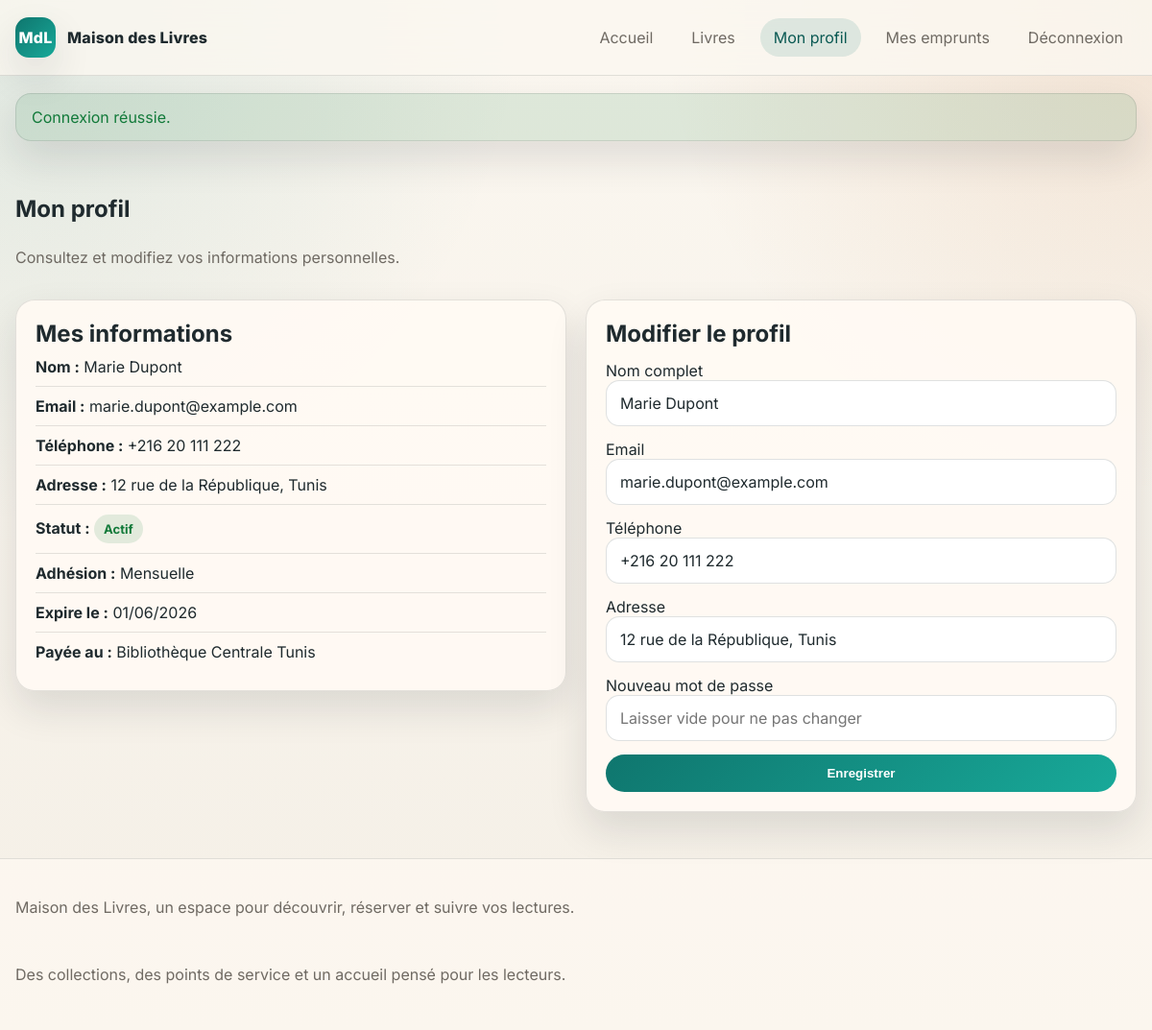
The app's page /profile.php (signed in) with its own data.
### tables this page shows
CREATE TABLE users (
    id INT UNSIGNED AUTO_INCREMENT PRIMARY KEY,
    full_name VARCHAR(150) NOT NULL,
    email VARCHAR(190) NOT NULL UNIQUE,
    phone VARCHAR(30) NOT NULL,
    password VARCHAR(255) NOT NULL,
    address VARCHAR(255) DEFAULT NULL,
    status ENUM('active', 'inactive') NOT NULL DEFAULT 'active',
    role ENUM('user', 'admin') NOT NULL DEFAULT 'user',
    membership_type ENUM('none', 'monthly', 'yearly') NOT NULL DEFAULT 'none',
    membership_paid_at DATE DEFAULT NULL,
    membership_expires_at DATE DEFAULT NULL,
    membership_branch_id INT UNSIGNED DEFAULT NULL,
    created_at TIMESTAMP DEFAULT CURRENT_TIMESTAMP,
    updated_at TIMESTAMP NULL DEFAULT NULL ON UPDATE CURRENT_TIMESTAMP
);

CREATE TABLE bibliotheques (
    id INT UNSIGNED AUTO_INCREMENT PRIMARY KEY,
    nom VARCHAR(150) NOT NULL,
    adresse VARCHAR(255) NOT NULL,
    ville VARCHAR(120) NOT NULL,
    telephone VARCHAR(30) DEFAULT NULL,
    description TEXT DEFAULT NULL,
    latitude DECIMAL(10,7) NOT NULL,
    longitude DECIMAL(10,7) NOT NULL,
    created_at TIMESTAMP DEFAULT CURRENT_TIMESTAMP,
    updated_at TIMESTAMP NULL DEFAULT NULL ON UPDATE CURRENT_TIMESTAMP
);

### app/config/Database.php (called while the page is built)
<?php
class Database
{
    private static ?PDO $connection = null;
    public static function getConnection(): PDO
    {
        if (self::$connection === null) {
            $host = getenv('DB_HOST') ?: 'localhost';
            $name = getenv('DB_NAME') ?: 'library_management';
            $user = getenv('DB_USER') ?: 'root';
            $pass = getenv('DB_PASS') ?: '';
            $port = getenv('DB_PORT') ?: '3306';
            $dsn = 'mysql:host=' . $host . ';port=' . $port . ';dbname=' . $name . ';charset=utf8mb4';
            self::$connection = new PDO($dsn, $user, $pass, [
                PDO::ATTR_ERRMODE => PDO::ERRMODE_EXCEPTION,
                PDO::ATTR_DEFAULT_FETCH_MODE => PDO::FETCH_ASSOC,
                PDO::ATTR_EMULATE_PREPARES => false,
            ]);
        }
        return self::$connection;
    }
}

### app/core/Model.php (called while the page is built, shortened)
<?php
abstract class Model
{
    protected PDO $db;
    public function __construct()
    {
        $this->db = Database::getConnection();
    }
    protected function execute(string $sql, array $params = []): PDOStatement
    {
        $statement = $this->db->prepare($sql);
        $statement->execute($params);
        return $statement;
    }
    protected function fetchOne(string $sql, array $params = []): array|false
    {
        return $this->execute($sql, $params)->fetch();
    }
}

### app/models/User.php (called while the page is built, shortened)
<?php
class User extends Model
{
    private string $fullName = '';
    private string $email = '';
    private string $phone = '';
    private string $address = '';
    private string $status = 'active';
    private string $membershipType = 'none';
    private ?string $membershipExpiresAt = null;
    private string $membershipBranchName = '';
    private function hydrate(array $data): void
    {
        $this->fullName = $data['full_name'] ?? '';
        $this->email = $data['email'] ?? '';
        $this->phone = $data['phone'] ?? '';
        $this->address = $data['address'] ?? '';
        $this->status = $data['status'] ?? 'active';
        $this->membershipType = $data['membership_type'] ?? 'none';
        $this->membershipExpiresAt = $data['membership_expires_at'] ?? null;
        $this->membershipBranchName = $data['membership_branch_name'] ?? '';
    }
    public function getFullName(): string { return $this->fullName; }
    public function getEmail(): string { return $this->email; }
    public function getPhone(): string { return $this->phone; }
    public function getAddress(): string { return $this->address; }
    public function getStatus(): string { return $this->status; }
    public function getMembershipType(): string { return $this->membershipType; }
    public function getMembershipExpiresAt(): ?string { return $this->membershipExpiresAt; }
    public function getMembershipBranchName(): string { return $this->membershipBranchName; }
    protected function hydrateRow(array $row): User
    {
        return new User($row);
    }
    public function findWithMembership(int $id): ?User
    {
        $row = $this->fetchOne(
            'SELECT u.*, b.nom AS membership_branch_name
             FROM users u
             LEFT JOIN bibliotheques b ON b.id = u.membership_branch_id
             WHERE u.id = :id
             LIMIT 1',
            ['id' => $id]
        );
        return $row ? $this->hydrateRow($row) : null;
    }
}

### app/core/helpers.php (called while the page is built, shortened)
<?php
if (!function_exists('e')) {
    function e(mixed $value): string
    {
        return htmlspecialchars((string) $value, ENT_QUOTES, 'UTF-8');
    }
}
if (!function_exists('format_date_fr')) {
    function format_date_fr(?string $date): string
    {
        $timestamp = strtotime($date);
        return date('d/m/Y', $timestamp);
    }
}
if (!function_exists('badge_class')) {
    function badge_class(string $status): string
    {
        return match ($status) {
            'confirmed', 'active', 'available', 'returned' => 'badge-success',
            'pending' => 'badge-warning',
            'cancelled', 'inactive', 'unavailable' => 'badge-danger',
            default => 'badge-info',
        };
    }
}
if (!function_exists('status_label')) {
    function status_label(string $status): string
    {
        return match ($status) {
            'confirmed' => 'Confirmé',
            'pending' => 'En attente',
            'cancelled' => 'Annulé',
            'returned' => 'Retourné',
            'active' => 'Actif',
            'inactive' => 'Inactif',
            'available' => 'Disponible',
            'unavailable' => 'Indisponible',
            default => ucfirst($status),
        };
    }
}
if (!function_exists('membership_label')) {
    function membership_label(string $type): string
    {
        return match ($type) {
            'monthly' => 'Mensuelle',
            'yearly' => 'Annuelle',
            'none' => 'Sans adhésion',
            default => ucfirst($type),
        };
    }
}

### public/profile.php (the view, shortened to what this page needs)
<?php
require_once __DIR__ . '/../app/core/helpers.php';
require_once __DIR__ . '/../app/config/Database.php';
require_once __DIR__ . '/../app/core/Model.php';
require_once __DIR__ . '/../app/models/User.php';
$sessionUser = $_SESSION['user'] ?? [];
$userModel = new User();
$user = $userModel->findWithMembership((int) ($sessionUser['id'] ?? 0));
require __DIR__ . '/partials/header.php';
?>
<section class="section">
    <div class="section-head">
        <h1>Mon profil</h1>
        <p>Consultez et modifiez vos informations personnelles.</p>
    </div>
    <div class="split-layout">
        <div class="panel">
            <h2>Mes informations</h2>
            <ul class="info-list">
                <li><strong>Nom :</strong> <?= e($user->getFullName()) ?></li>
                <li><strong>Email :</strong> <?= e($user->getEmail()) ?></li>
                <li><strong>Téléphone :</strong> <?= e($user->getPhone()) ?></li>
                <li><strong>Adresse :</strong> <?= e($user->getAddress()) ?></li>
                <li><strong>Statut :</strong> <span class="badge <?= badge_class($user->getStatus()) ?>"><?= e(status_label($user->getStatus())) ?></span></li>
                <li><strong>Adhésion :</strong> <?= e(membership_label($user->getMembershipType())) ?></li>
                <li><strong>Expire le :</strong> <?= e(format_date_fr($user->getMembershipExpiresAt())) ?></li>
                <li><strong>Payée au :</strong> <?= e($user->getMembershipBranchName() ?: '-') ?></li>
            </ul>
        </div>
        <form class="panel form-stack" method="post" data-profile-form>
            <h2>Modifier le profil</h2>
            <label>Nom complet
                <input class="form-control" type="text" name="full_name" value="<?= e($user->getFullName()) ?>" required>
            </label>
            <label>Email
                <input class="form-control" type="email" name="email" value="<?= e($user->getEmail()) ?>" required>
            </label>
            <label>Téléphone
                <input class="form-control" type="text" name="phone" value="<?= e($user->getPhone()) ?>" required>
            </label>
            <label>Adresse
                <input class="form-control" type="text" name="address" value="<?= e($user->getAddress()) ?>">
            </label>
            <label>Nouveau mot de passe
                <input class="form-control" type="password" name="password" placeholder="Laisser vide pour ne pas changer">
            </label>
            <button class="btn btn-primary" type="submit">Enregistrer</button>
        </form>
    </div>
</section>
<?php require __DIR__ . '/partials/footer.php'; ?>

### public/assets/css/style.css (style rules this page uses)
:root { --bg: #f4efe6; --surface: #fffaf3; --surface-2: #f2eadf; --text: #1f2a2e; --muted: #6f6a63; --primary: #0f766e; --primary-dark: #0a5953; --secondary: #b45309; --danger: #b42318; --success: #127a3a; --warning: #b76d0d; --border: rgba(31, 42, 46, 0.12); --shadow: 0 18px 40px rgba(27, 35, 38, 0.12); --radius: 20px; }
* { box-sizing: border-box; }
html { scroll-behavior: smooth; }
body { margin: 0; font-family: 'Inter', sans-serif; color: var(--text); background: radial-gradient(circle at top left, rgba(15, 118, 110, 0.12), transparent 34%), radial-gradient(circle at top right, rgba(180, 83, 9, 0.12), transparent 32%), linear-gradient(180deg, #fbf7f0 0%, var(--bg) 100%); min-height: 100vh; }
.hero, .section, .panel, .card, .stat-card { animation: rise 0.45s ease both; }
.hero-content, .hero-panel, .panel, .card, .stat-card { background: rgba(255, 250, 243, 0.92); border: 1px solid var(--border); border-radius: var(--radius); box-shadow: var(--shadow); }
.feature-list, .info-list { list-style: none; padding: 0; margin: 0; }
.feature-list li, .info-list li { padding: 10px 0; border-bottom: 1px solid var(--border); }
.feature-list li:last-child, .info-list li:last-child { border-bottom: 0; }
.section { margin-top: 28px; }
.section-head { display: flex; flex-direction: column; gap: 10px; margin-bottom: 18px; }
.section-head h1, .section-head h2, .panel h1, .panel h2 { margin: 0; }
.section-head p, .muted, .lead { color: var(--muted); }
.card, .panel, .stat-card { padding: 20px; }
.tag, .badge { display: inline-flex; align-items: center; gap: 6px; width: fit-content; padding: 7px 10px; border-radius: 999px; font-size: 0.82rem; font-weight: 700; }
.badge-success { background: rgba(18, 122, 58, 0.12); color: var(--success); }
.btn { display: inline-flex; align-items: center; justify-content: center; border: 0; border-radius: 999px; padding: 12px 18px; font-weight: 700; cursor: pointer; transition: transform 0.15s ease, background 0.2s ease, color 0.2s ease, border-color 0.2s ease; }
.btn-primary { background: linear-gradient(135deg, var(--primary), #18a999); color: #fff; }
.form-control, textarea.form-control, select.form-control { width: 100%; padding: 13px 14px; border-radius: 14px; border: 1px solid rgba(31, 42, 46, 0.14); background: #fff; color: var(--text); font: inherit; }
.form-stack { display: grid; gap: 14px; }
.split-layout { display: grid; grid-template-columns: 1fr 1fr; gap: 20px; align-items: start; }

### records on screen
users: full_name "Marie Dupont", email "marie.dupont@example.com", phone "+216 20 111 222", address "12 rue de la République, Tunis", status "Actif", membership_type "Mensuelle", membership_expires_at "01/06/2026", membership_branch.nom "Bibliothèque Centrale Tunis"

### other values on screen
$flash['message'] "Connexion réussie."
